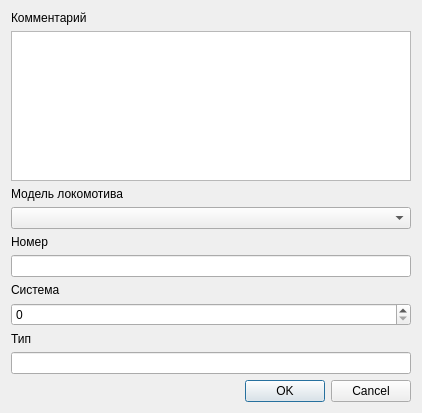
<?xml version="1.0" encoding="UTF-8"?>
<ui version="4.0">
 <class>addLocomotive_dialog</class>
 <widget class="QWidget" name="addLocomotive_dialog">
  <property name="geometry">
   <rect>
    <x>0</x>
    <y>0</y>
    <width>422</width>
    <height>413</height>
   </rect>
  </property>
  <property name="windowTitle">
   <string>Form</string>
  </property>
  <layout class="QVBoxLayout" name="verticalLayout">
   <item>
    <widget class="QLabel" name="comment_label">
     <property name="text">
      <string>Комментарий</string>
     </property>
    </widget>
   </item>
   <item>
    <widget class="QTextEdit" name="comment_textEdit"/>
   </item>
   <item>
    <widget class="QLabel" name="locomotiveModel_label">
     <property name="text">
      <string>Модель локомотива</string>
     </property>
    </widget>
   </item>
   <item>
    <widget class="QComboBox" name="locomotiveModel_comboBox"/>
   </item>
   <item>
    <widget class="QLabel" name="number_label">
     <property name="text">
      <string>Номер</string>
     </property>
    </widget>
   </item>
   <item>
    <widget class="QLineEdit" name="number_lineEdit"/>
   </item>
   <item>
    <widget class="QLabel" name="system_label">
     <property name="text">
      <string>Система</string>
     </property>
    </widget>
   </item>
   <item>
    <widget class="QSpinBox" name="system_spinBox"/>
   </item>
   <item>
    <widget class="QLabel" name="typt_label">
     <property name="text">
      <string>Тип</string>
     </property>
    </widget>
   </item>
   <item>
    <widget class="QLineEdit" name="type_lineEdit"/>
   </item>
   <item>
    <widget class="QDialogButtonBox" name="addLocomotive_buttonBox">
     <property name="standardButtons">
      <set>QDialogButtonBox::StandardButton::Cancel|QDialogButtonBox::StandardButton::Ok</set>
     </property>
    </widget>
   </item>
  </layout>
 </widget>
 <resources/>
 <connections/>
</ui>
